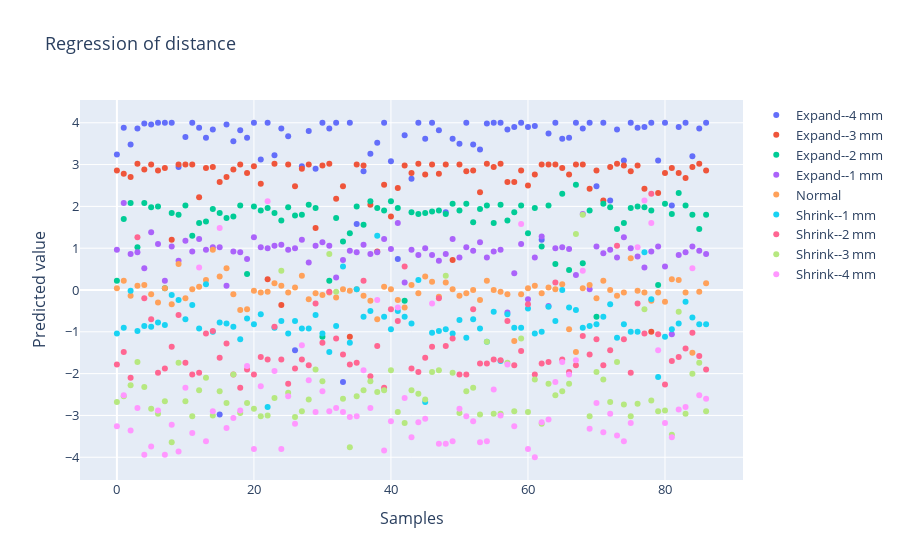

The code cell stored with this chart in its notebook:
### Code cell
dists = [4,3,2,1,0,-1,-2,-3,-4]
c1 = ["red","maroon", "yellow","green","purple","peru","cyan","pink","slategray","black", "orange"]
lbs = []

fig = go.Figure()

for d in range(len(dists)):
    dist = dists[d]
    if dist==0:
        a="Normal"
    if dist<0:
        a=f"Shrink--{-1*dist} mm"
    if dist>0:
        a=f"Expand--{dist} mm"
    c = 0
    y_axis1 = []
    y_axis2 = []
    for i in range(len(y_test)):

        if y_test[i]==dist:
            y_axis1.append(guesses[i])
            y_axis2.append(y_test[i])
    #ln1, = plt.plot(list(range(len(y_axis1))), y_axis1, color="red")
    random.shuffle(y_axis1)
    trace = go.Scatter(x=list(range(len(y_axis1))), y=y_axis1, mode='markers', name=f"{a}")
    fig.add_trace(trace)
    #lbs.append(trace)
fig.update_layout(
    title="Regression of distance",
    xaxis_title="Samples",
    yaxis_title="Predicted value",
    font=dict(
        #family="Courier New, monospace",
        size=13,
        #color="RebeccaPurple"
    )
)
fig.show()

#py.plot(lbs)
#pio.write_image(fig,"plotly.png")
